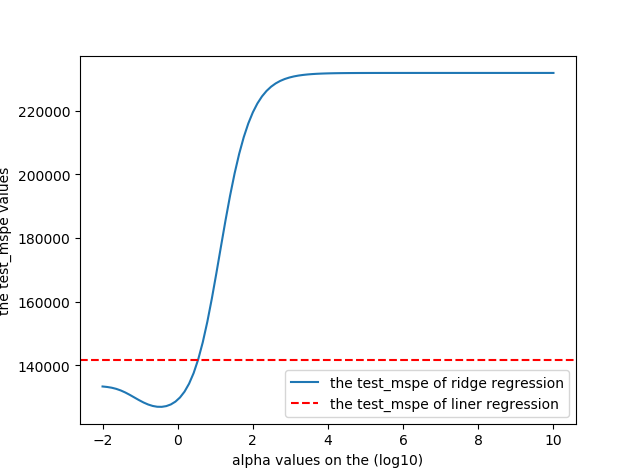

Python code for this plot:
import pandas as pd
import matplotlib.pyplot as plt
import numpy as np
from sklearn.model_selection import train_test_split
from sklearn.linear_model import Ridge, LinearRegression
from sklearn.metrics import mean_squared_error

# Import all the necessary packages

df = pd.read_csv('Hitters.csv')
# Import the data file Hitters.csv

df_0 = df.dropna()
# Remove all rows with missing values

train_df, test_df = train_test_split(df_0, test_size=0.5, random_state=0)
# Split the data set into a training and test set

y_train = train_df.Salary
X_train = pd.get_dummies(train_df.drop(['Salary'], axis=1),
                         columns=['League', 'Division', 'NewLeague'],
                         drop_first=True)
# Substitute categorical cols with dummy vars of train data
y_test = test_df.Salary
X_test = pd.get_dummies(test_df.drop(['Salary'], axis=1),
                        columns=['League', 'Division', 'NewLeague'],
                        drop_first=True)
# Substitute categorical cols with dummy vars of test

alphas = 10 ** np.linspace(-2, 10, 100)
# Create an array of 100 α-values
print(alphas)
model_1 = Ridge(normalize=True)
mspes = []
for i in alphas:
    model_1.set_params(alpha=i)
    model_1.fit(X_train, y_train)
    test_mspe = mean_squared_error(y_test, model_1.predict(X_test))
    mspes.append(test_mspe)
plt.plot(np.log10(alphas), mspes, label='the test_mspe of ridge regression')
plt.xlabel('alpha values on the (log10)')
plt.ylabel('the test_mspe values')
# Plot the test_mspe values (on y-axis) with alpha values on the (log10) x-axis.

df_mspe = pd.DataFrame(mspes, index=alphas, columns=['Mspes'])
alpha_min = df_mspe.idxmin()
#  Find the value of alpha minimizing the test_mspe

model_2 = LinearRegression().fit(X_train, y_train)
test_mspe_LR = mean_squared_error(y_test, model_2.predict(X_test))
# Fit a linear regression model and find the test_mspe.

plt.axhline(y=test_mspe_LR, color='red', linestyle='--',
            label='the test_mspe of liner regression')
plt.legend()
plt.show()
# Draw the picture

alpha_interval = df_mspe[df_mspe.Mspes < test_mspe_LR].index
# Identify the set of alpha values that result in a ridge regression model with smaller test_mspe than the linear regression.

print(alpha_min)
print(alpha_interval)
# print the result
